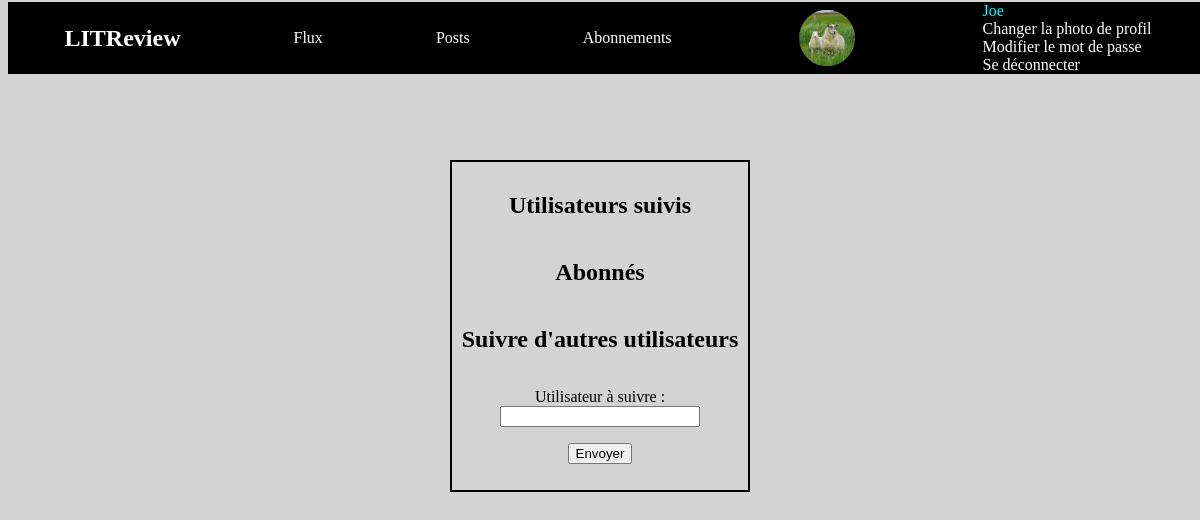
The page /subscribe/ (signed in) on the database as committed earlier.
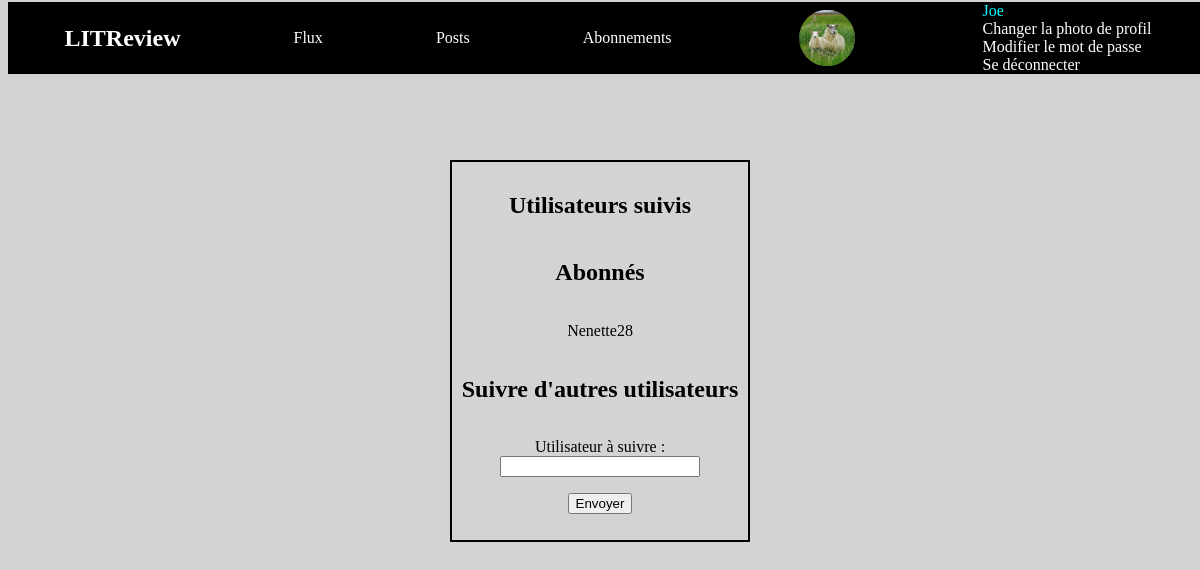
The same page on the database as committed later.
### critics/models.py (models this page shows)
class UserFollows(models.Model):
    user = models.ForeignKey(
        to=settings.AUTH_USER_MODEL,
        on_delete=models.CASCADE,
        related_name='following')
    followed_user = models.ForeignKey(to=settings.AUTH_USER_MODEL,
                                      on_delete=models.CASCADE,
                                      related_name='followed_by')
    class Meta:
        unique_together = ('user', 'followed_user', )

### authentication/models.py (models this page shows)
class User(AbstractUser):
    profile_photo = models.ImageField(verbose_name='Photo de profil')

### critics/views.py (the view)
# urls.py: path('subscribe/', critics.views.subscribe,
@login_required()
def subscribe(request):
    followed_users = UserFollows.objects.filter(user=request.user)
    followers = UserFollows.objects.filter(followed_user=request.user)
    users_to_follow = User.objects.all().exclude(
        Q(username__in=[follow.followed_user for follow in followed_users])
        | Q(username=request.user.username)
    )
    if request.method == "POST":
        form = FollowUsersForm(
            request.POST,
            user=request.user,
            followed_users=followed_users,
            users_to_follow=users_to_follow,
        )
        if form.is_valid():
            new_follow = UserFollows()
            new_follow.followed_user = form.cleaned_data["user_to_follow"]
            new_follow.user = request.user
            new_follow.save()
            return redirect("subscribe")
    else:
        form = FollowUsersForm()
    return render(
        request,
        "critics/subscribe.html",
        context={
            "form": form,
            "followed_users": list(followed_users),
            "followers": list(followers),
        },
    )

### critics/forms.py (shortened to what this page needs)
class FollowUsersForm(forms.Form):
    user_to_follow = forms.CharField(
        max_length=20,
        label="Utilisateur à suivre")
    def __init__(self, *args, **kwargs):
        self.user = kwargs.pop('user', None)
        self.followed_users = kwargs.pop('followed_users', None)
        self.user_to_follow = kwargs.pop('users_to_follow', None)
        super(FollowUsersForm, self).__init__(*args, **kwargs)

### critics/templates/critics/subscribe.html (shortened to what this page needs)
{% extends '../base.html' %}
{% block content %}
<section class="forms">
    <h1>Utilisateurs suivis</h1>
    <h1>Abonnés</h1>
    {% for follower in followers %}
    <p>{{ follower.user }}</p>
    {% endfor %}
    <h1>Suivre d'autres utilisateurs</h1>
    <form action="" method="post" enctype="multipart/form-data">
        {{ form.as_p }}
        <input type="submit" value="Envoyer">
    </form>
</section>
{% endblock %}

Rows that differ between the two databases and show on the page:
added UserFollows: user "Nenette28"
